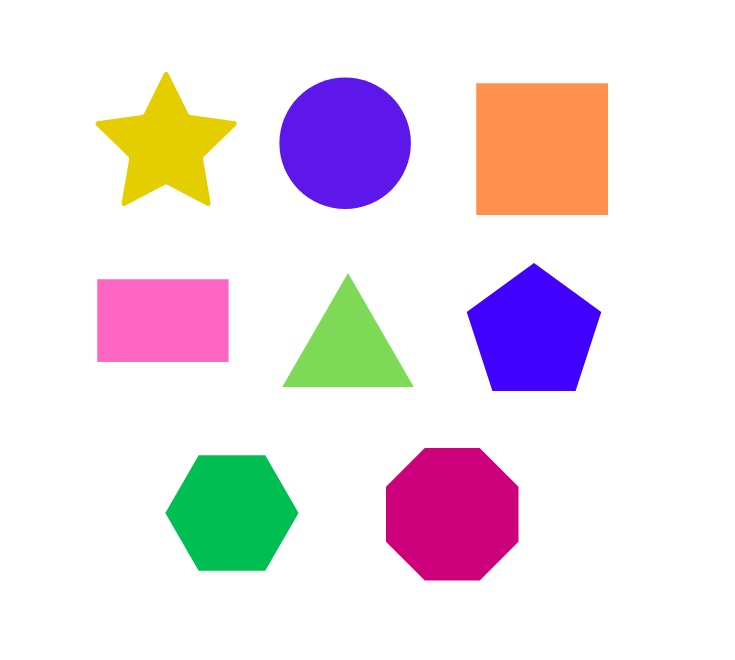
#> input picture forme_geometrice.jpg, 735 x 660 px
$ python '43. Detectia_colturilor-detectorul_Shi_Tomasi.py'
#> lines starting #> are read from the running program, lines starting #| are printed output that depends on the picture; after the words box and inside, x2 and y2 are one past the last pixel; in counts of white or black regions, pixels touching at a corner belong together
import numpy as np
import cv2 as cv

img = cv.imread("forme_geometrice.jpg")
#> img is the input picture: shape (660, 735, 3); mean B, G, R 231.3, 224.2, 235.7

alb_negru = cv.cvtColor(img, cv.COLOR_BGR2GRAY)
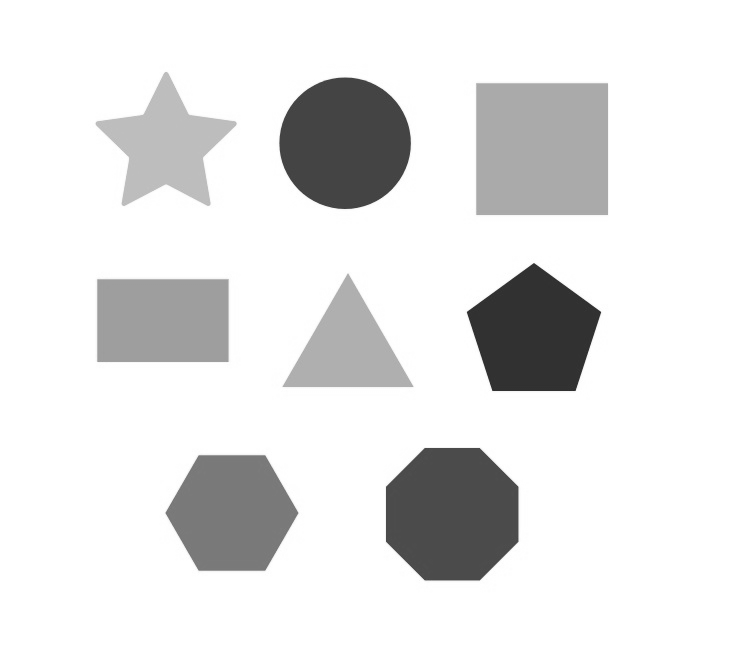
#> alb_negru: shape (660, 735); min 41, max 255, mean 228.4
nr_max_colturi = 50 #numarul maxim de colturi ce vor fi detectate
nivel_calitate = 0.02 # nivelul minic al calitatii
min_dist = 30 #distanta minima dintre 2 colturi
colturi = cv.goodFeaturesToTrack(alb_negru, nr_max_colturi, nivel_calitate, min_dist)
#> colturi = 40 rows, first 8: [492, 390], [575, 390], [600, 312], [467, 312], [533, 263], [479, 448], [386, 541], [607, 214]

colturi = np.int0(colturi)

for colt in colturi:
    x, y = colt.ravel()
    cv.circle(img, (x,y), 3, (255,0,255), -1)
#> this loop made 40 passes
#> (x, y) on passes 1 to 12: (492, 390), (575, 390), (600, 312), (467, 312), (533, 263), (479, 448), (386, 541), (607, 214), (98, 360), (412, 386), (227, 360), (386, 486)
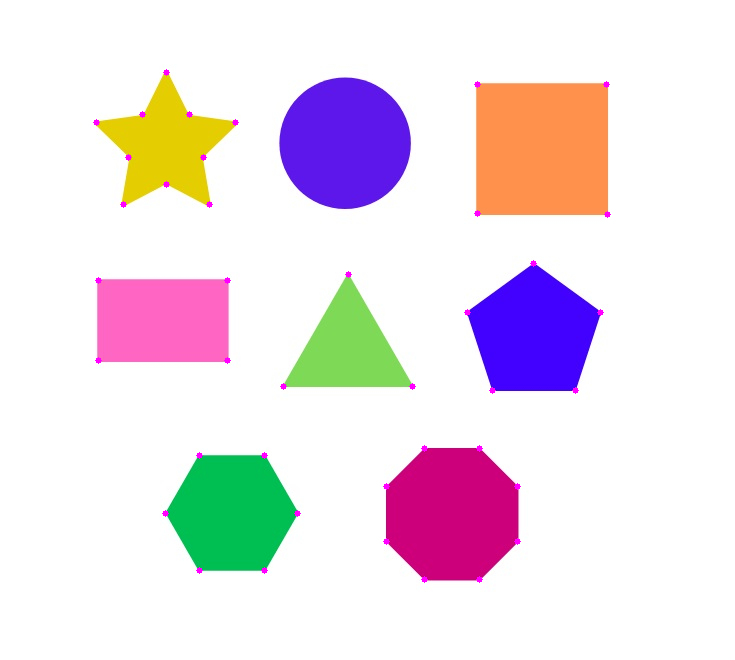
#> img: shape (660, 735, 3); 0.24% of pixels changed, all inside (x1, y1, x2, y2) = (93, 69, 611, 583)

cv.imshow("Imagine", img)
cv.waitKey(0)
cv.destroyAllWindows()
